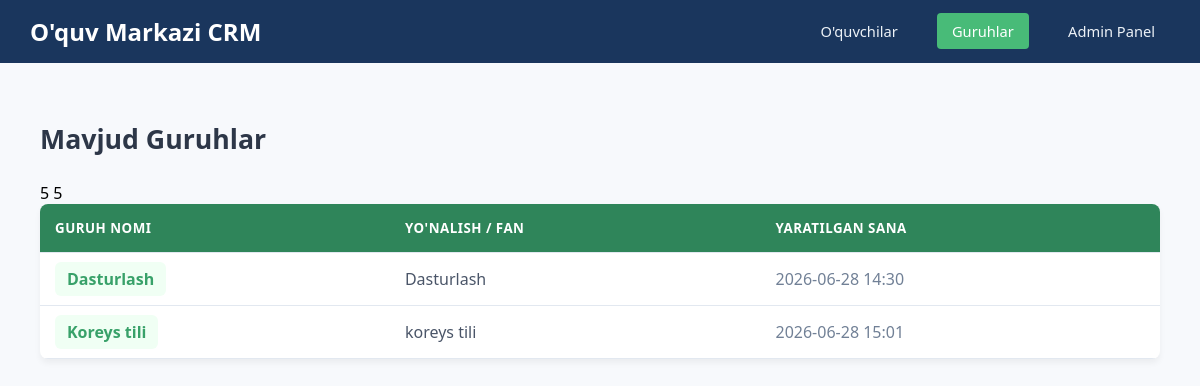
The app's page /groups/ with its own data.
### crm_main/models.py (models this page shows, shortened)
class Group(models.Model):
    name = models.CharField(max_length=100, verbose_name="Guruh nomi")
    subject = models.CharField(max_length=100, verbose_name="Fan")
    created_at = models.DateTimeField(auto_now_add=True)

### crm_main/views.py (the view)
# urls.py: path('groups/', group_list_view, name='group_list'), # Yangi manzil
def group_list_view(request):
    groups = Group.objects.all()
    return render(request, 'crm_main/group_list.html', {'groups': groups})

### crm_main/templates/crm_main/group_list.html (shortened to what this page needs)
<!DOCTYPE html>
<html lang="uz">
<head>
<div class="navbar">
<a href="#" class="navbar-brand">O'quv Markazi CRM</a>
<div class="nav-links">
<a href="/students/">O'quvchilar</a>
<a href="/groups/" class="active">Guruhlar</a>
<a href="/admin/" target="_blank">Admin Panel</a>
</div>
</div>
<div class="container">
<h1>Mavjud Guruhlar</h1>
<table>
<thead>
<tr>
<th>Guruh Nomi</th>
<th>Yo'nalish / Fan</th>
<th>Yaratilgan Sana</th>
</tr>
</thead>
<tbody>
{% for group in groups %}
<tr>
<td><span class="group-badge">{{ group.name }}</span></td>
<td style="color: #4a5568;">{{ group.subject }}</td>
<td style="color: #718096;">{{ group.created_at|date:"Y-m-d H:i" }}</td>
</tr>
{% empty %}
<tr>
<td colspan="3" style="text-align: center; color: #718096; padding: 30px;">Hozircha guruhlar ochilmagan.</td>
</tr>
{% endfor %}
</tbody>
</table>
</div>

### crm_main/templates/crm_main/group_list.html (style rules this page uses)
.navbar { background-color: #1a365d; padding: 15px 30px; display: block; overflow: hidden; }
.navbar-brand { color: white; font-size: 18pt; font-weight: bold; float: left; text-decoration: none; }
.nav-links { float: right; margin-top: 5px; }
.nav-links a { color: #edf2f7; text-decoration: none; margin-left: 20px; font-size: 11pt; padding: 8px 15px; border-radius: 4px; }
.nav-links a:hover, .nav-links a.active { background-color: #48bb78; color: white; }
.container { padding: 40px; max-width: 1200px; margin: 0 auto; }
h1 { color: #2d3748; margin-bottom: 25px; font-size: 20pt; }
table { width: 100%; border-collapse: collapse; background: white; border-radius: 8px; overflow: hidden; box-shadow: 0 4px 6px rgba(0,0,0,0.05); }
th, td { padding: 15px; text-align: left; border-bottom: 1px solid #e2e8f0; }
th { background-color: #2f855a; color: white; font-weight: 600; text-transform: uppercase; font-size: 10pt; letter-spacing: 0.5px; }
.group-badge { background-color: #f0fff4; color: #38a169; padding: 6px 12px; border-radius: 6px; font-weight: bold; }

### records on screen
Group: name "Dasturlash", subject "Dasturlash", created_at "2026-06-28 14:30"
Group: name "Koreys tili", subject "koreys tili", created_at "2026-06-28 15:01"
